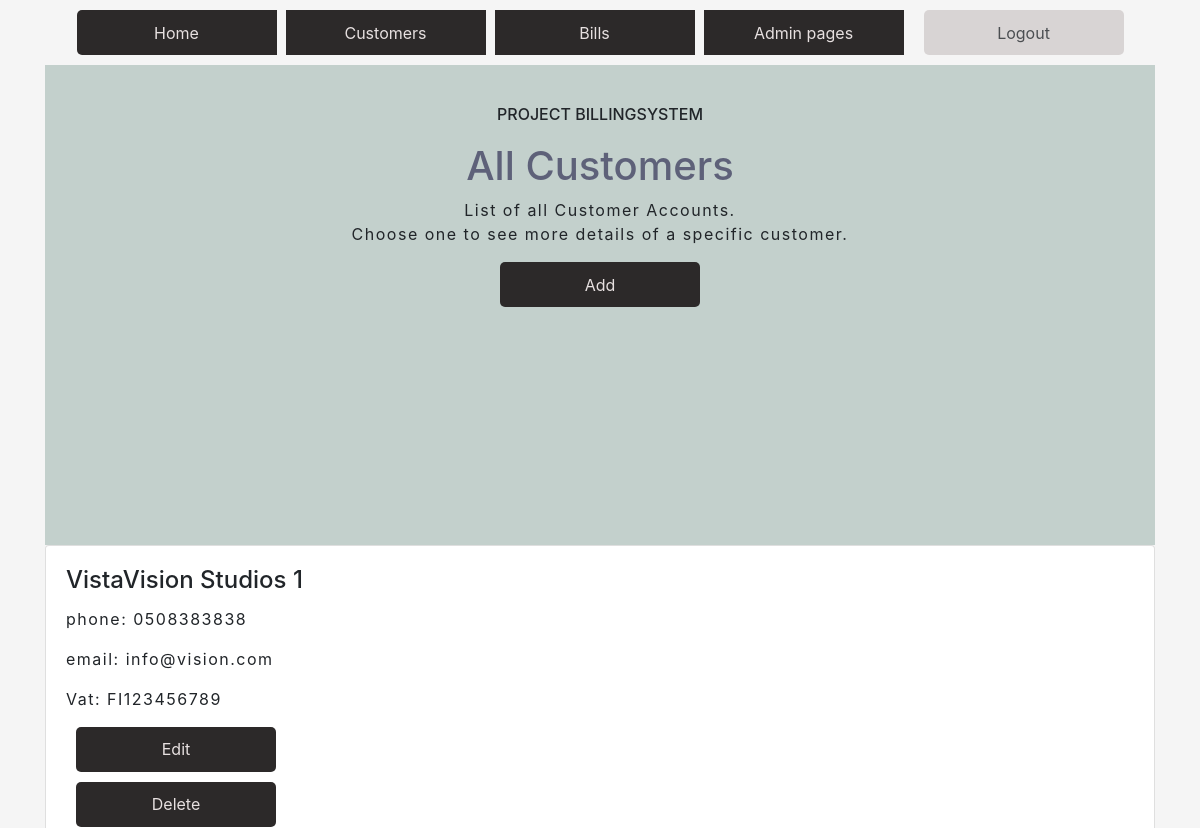
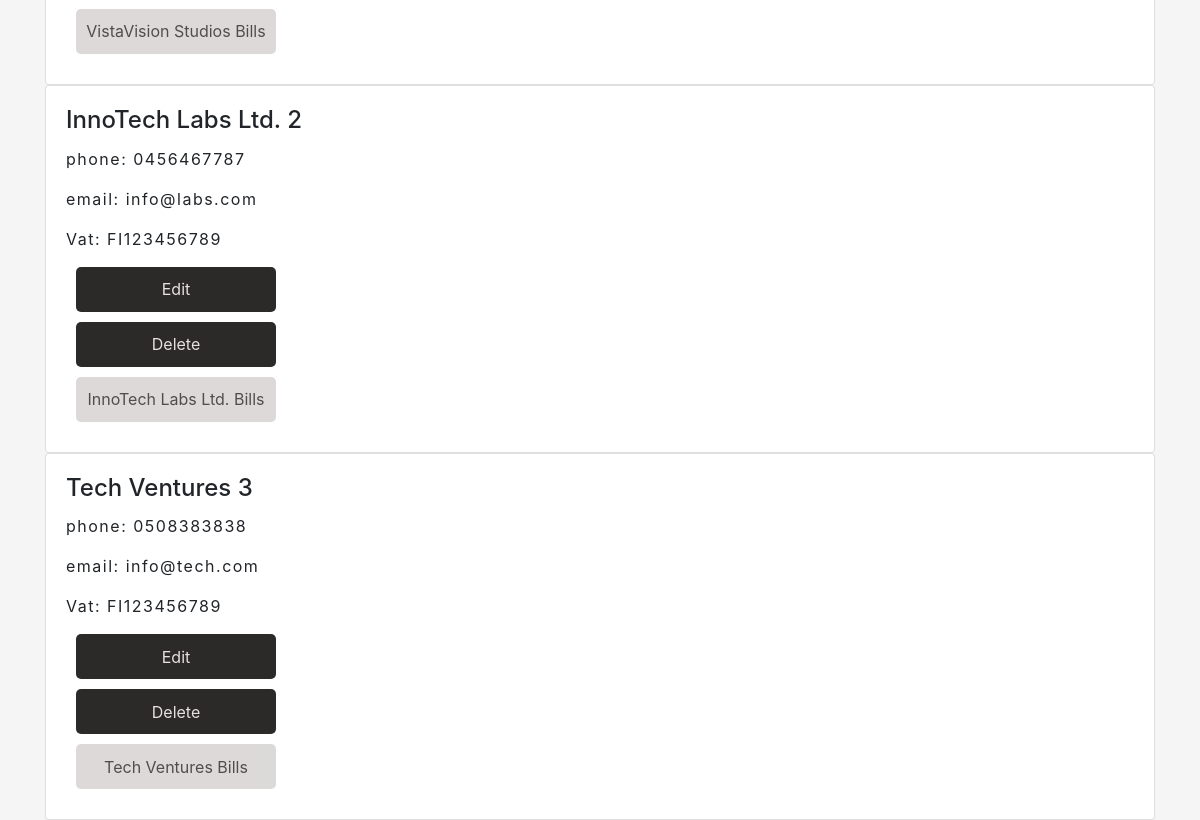
The page /customerlist/ on the database as committed earlier (2 pictures, top to bottom).
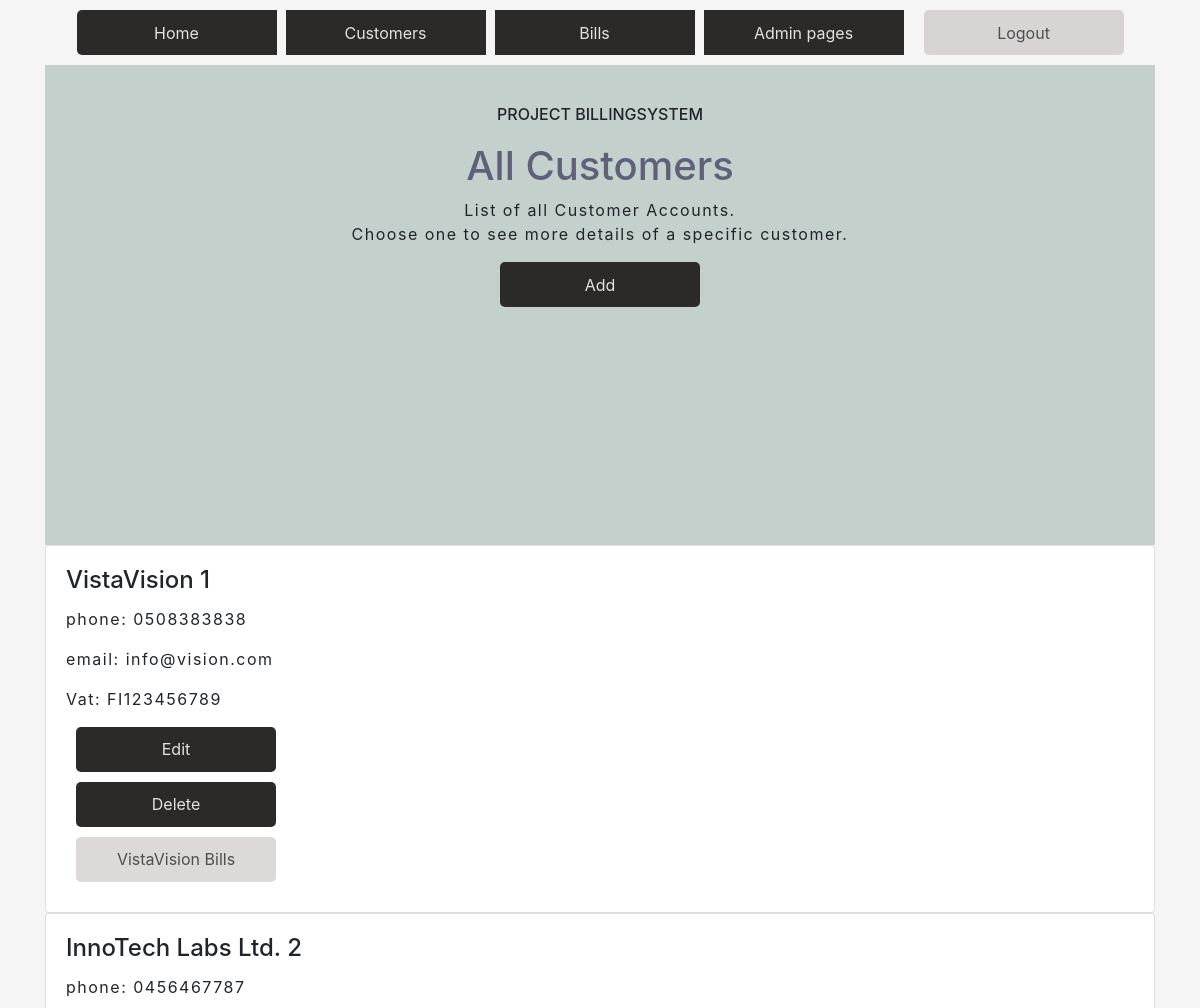
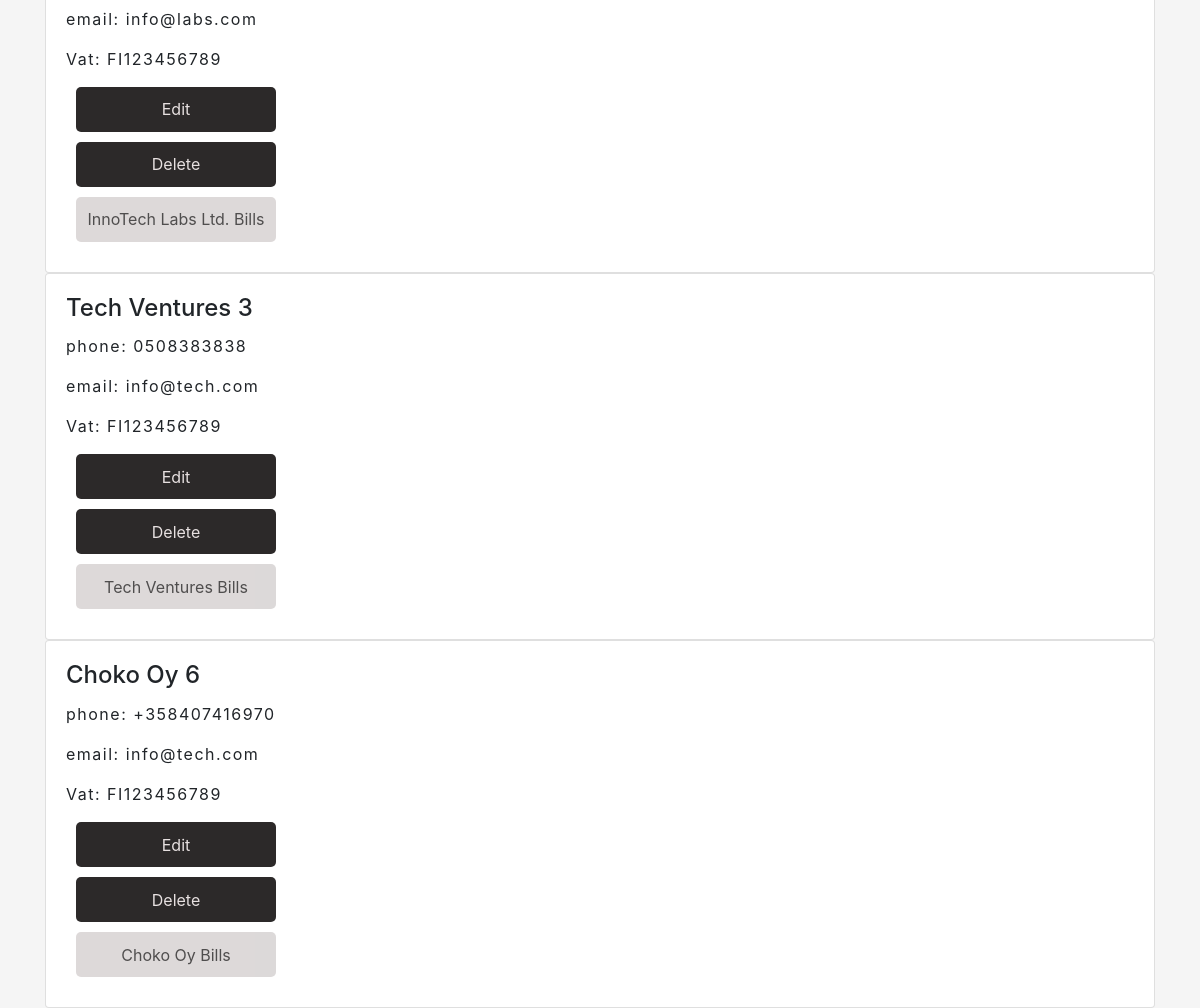
The same page on the database as committed later (2 pictures, top to bottom).
### app/models.py (models this page shows, shortened)
class CustomerAccount(models.Model):
    name = models.CharField(max_length = 50, default=None)
    address = models.CharField(max_length = 50, default=None)
    phone = models.CharField(max_length = 50, default=None)
    mail = models.CharField(max_length = 50, default=None)
    vat = models.CharField(max_length = 20, default=None)
    account = models.ForeignKey(Account, on_delete =models.PROTECT)

### app/views.py (the view)
# urls.py: path('customerlist/', customerlistview),
def customerlistview(request):
    customerlist = CustomerAccount.objects.all()
    accountlist = Account.objects.all()
    context = {'customers': customerlist, 'accounts': accountlist}
    return render (request,"customerlist.html",context )

### app/templates/customerlist.html
{% extends 'index.html' %}
{%load static%}
{% block content %}
<section id="main">
    <div class="main-text">
    <h6>Project Billingsystem</h6>
    <h1>All Customers</h1>
    <p>List of all Customer Accounts. <br>
        Choose one to see more details of a specific customer.</p>
    <center>
        <a class="btn" href="/add-customer">Add</a>
    </center>
    </div>
    </section>
    {% for c in customers %}
    <div class="customerList">
    <div class="card" style="width: 100%;">
    <div class="card-body">
        <h4 class="card-title">{{c.name}} {{c.id}}</h4>
        <p class="card-text">phone: {{c.phone}} </p>
        <p class="card-text">email: {{c.mail}} </p>
        <p class="card-text">Vat: {{c.vat}} </p>
        <a href="/edit-customer-get/{{c.id}}/"class="btn" >Edit</a>
        <a href="/confirm-delete-customer/{{c.id}}/" class="btn" >Delete</a>
        <a href="/bills-by-customer/{{c.id}}/" class="btn-ghost" >{{c.name}} Bills</a>
    </div>
</div>
</div>
{%endfor%}
{% endblock %}

Rows that differ between the two databases and show on the page:
changed CustomerAccount "info@vision.com": name "VistaVision Studios" → "VistaVision"
added CustomerAccount: name "Choko Oy", id "6", phone "+358407416970", mail "info@tech.com", vat "FI123456789"
